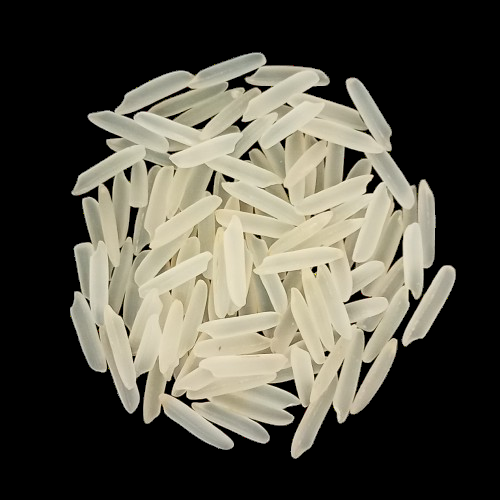
#> input picture img/b.png, 500 x 500 px
$ python -i realtime_app.py   (imports and definitions only)
#> lines starting #> are read from the running program, lines starting #| are printed output that depends on the picture; after the words box and inside, x2 and y2 are one past the last pixel; in counts of white or black regions, pixels touching at a corner belong together
import streamlit as st
import cv2
import numpy as np
import pandas as pd
import joblib
from PIL import Image

# ==== Konfigurasi halaman ====
# [9 lines not run here, left out]
# [1 line that did not run here, left out]

# ==== Fungsi preprocessing ====

def adjust_background(image):
    gray = cv2.cvtColor(image, cv2.COLOR_BGR2GRAY)
    adaptive = cv2.adaptiveThreshold(gray, 255, cv2.ADAPTIVE_THRESH_GAUSSIAN_C,
                                     cv2.THRESH_BINARY_INV, 21, 10)
    contours, _ = cv2.findContours(adaptive, cv2.RETR_EXTERNAL, cv2.CHAIN_APPROX_SIMPLE)
    mask = np.zeros_like(gray)
    cv2.drawContours(mask, contours, -1, 255, -1)
    return cv2.bitwise_and(image, image, mask=mask)

def convertToHSV_withMask(image):
    hsv = cv2.cvtColor(image, cv2.COLOR_BGR2HSV)
    mask = cv2.inRange(hsv, (0, 0, 20), (180, 255, 255))
    return cv2.bitwise_and(hsv, hsv, mask=mask)

def extract_color_moments(image_hsv_masked):
    features = []
    for channel in cv2.split(image_hsv_masked):
        c = channel.flatten().astype(np.float32)
        mean = np.mean(c)
        std = np.std(c)
        skew = np.mean((c - mean) ** 3) / (std**3 + 1e-10)
        features.extend([mean, std, skew])
    return features

def fullPreprocessingHu(image):
    gray = cv2.cvtColor(image, cv2.COLOR_BGR2GRAY)
    blurred = cv2.GaussianBlur(gray, (5, 5), 0)
    _, thresh = cv2.threshold(blurred, 0, 255, cv2.THRESH_BINARY + cv2.THRESH_OTSU)
    return cv2.morphologyEx(thresh, cv2.MORPH_OPEN, np.ones((3, 3), np.uint8))

def extract_hu_moments(processed_image, min_area_threshold=50, top_n=3):
    contours, _ = cv2.findContours(processed_image, cv2.RETR_EXTERNAL, cv2.CHAIN_APPROX_SIMPLE)
    valid = [c for c in contours if cv2.contourArea(c) >= min_area_threshold]
    if not valid:
        return [0.0] * 7
    avg_area = np.mean([cv2.contourArea(c) for c in valid])
    closest = sorted(valid, key=lambda c: abs(cv2.contourArea(c) - avg_area))[:top_n]
    hu_feats = []
    for c in closest:
        hu = cv2.HuMoments(cv2.moments(c)).flatten()
        hu_feats.append(-np.sign(hu) * np.log10(np.abs(hu) + 1e-10))
    return np.mean(hu_feats, axis=0).tolist()

def predict_rice(image):
    resized = cv2.resize(image, (500, 500))
    bg = adjust_background(resized)
    hsv = convertToHSV_withMask(bg)
    color_feats = extract_color_moments(hsv)
    hu_feats = extract_hu_moments(fullPreprocessingHu(bg))
    final = scaler.transform([color_feats + hu_feats])
    prediction = model.predict(final)[0]
    probs = model.predict_proba(final)[0]
    prob_dict = {label: float(f"{p*100:.2f}") for label, p in zip(class_labels, probs)}
    return prediction, prob_dict

# ==== UI ====

# [26 lines not run here, left out]

>>> import cv2
>>> picture = cv2.imread('img/b.png')
#> picture is the input picture: shape (500, 500, 3); mean B, G, R 68.4, 79.6, 82.4
>>> result = predict_rice(picture)
#> in adjust_background, `gray = cv2.cvtColor(image, cv2.COLOR_BGR2GRAY)`:
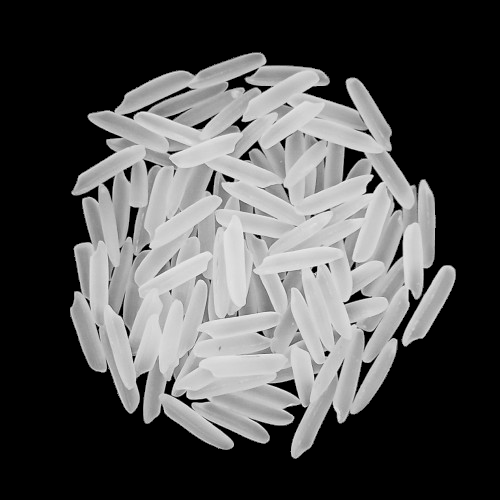
#> gray: shape (500, 500); min 0, max 239, mean 79.2
#> in adjust_background, `adaptive = cv2.adaptiveThreshold(gray, 255, cv2.ADAPTIVE_THRESH_GAUSSI..`:
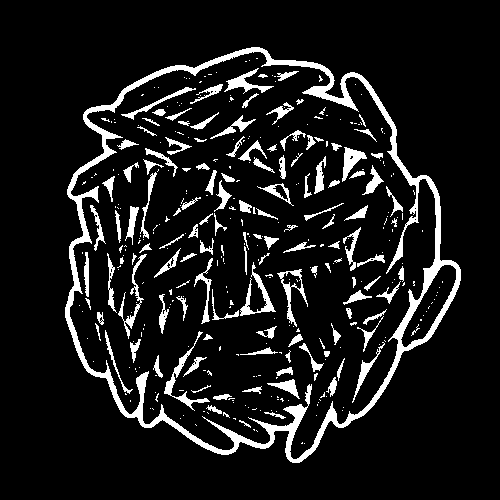
#> adaptive: shape (500, 500); 10% white; 372 white regions (243 under 20 px)
#> in adjust_background, `contours, _ = cv2.findContours(adaptive, cv2.RETR_EXTERNAL, cv2.CHAIN_..`: contours = 1 contour; box (x1, y1, x2, y2) and area: (65, 47, 461, 463) 119662
#> in adjust_background, `cv2.drawContours(mask, contours, -1, 255, -1)`:
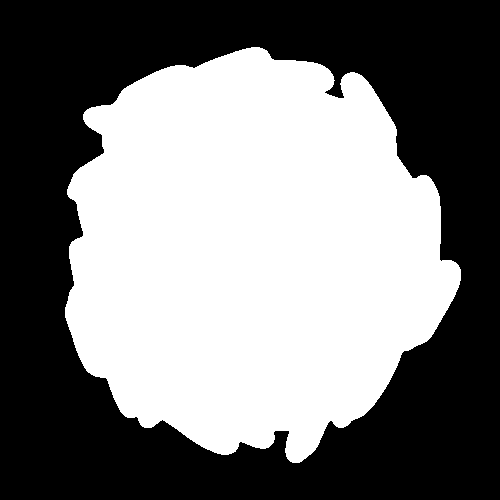
#> mask: shape (500, 500); 48.1% white; 1 white region, box (x1, y1, x2, y2) and area: (65, 47, 461, 463) 120342
#> in convertToHSV_withMask, `hsv = cv2.cvtColor(image, cv2.COLOR_BGR2HSV)`: hsv: shape (500, 500, 3); mean H, S, V 10.5, 19.2, 82.5
#> in convertToHSV_withMask, `mask = cv2.inRange(hsv, (0, 0, 20), (180, 255, 255))`:
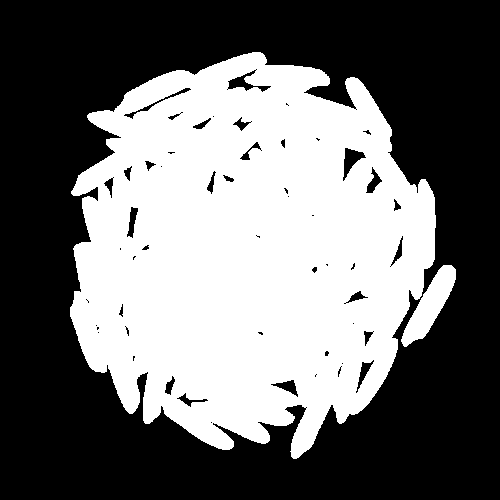
#> mask: shape (500, 500); 43.2% white; 2 white regions, box (x1, y1, x2, y2) and area: (70, 52, 436, 459) 106064, (401, 265, 456, 347) 1823
#> in convertToHSV_withMask, `return cv2.bitwise_and(hsv, hsv, mask=mask)`:
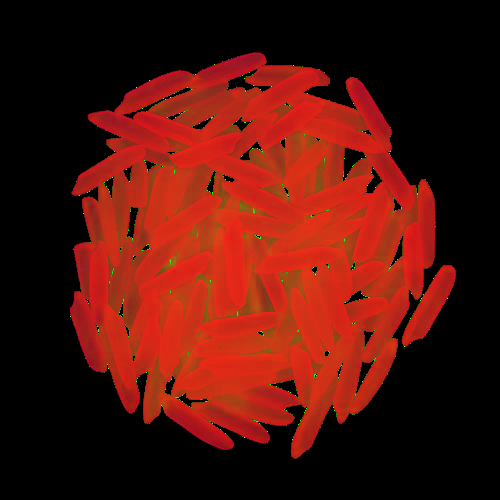
#> returned value: shape (500, 500, 3); mean of channels 0, 1, 2 10.5, 19.2, 82.5; drawn as B, G, R
#> the loop in extract_color_moments, `for channel in cv2.split(image_hsv_masked):` made 3 passes
#> (mean, std, skew) on passes 1 to 3: (10.54, 12.29, 0.367), (19.23, 24.96, 1.58), (82.45, 96.63, 0.377)
#> after the loop in extract_color_moments, `for channel in cv2.split(image_hsv_masked):`: features = [10.54, 12.29, 0.367, 19.23, 24.96, 1.58, 82.45, 96.63, 0.377]
#> in predict_rice, `color_feats = extract_color_moments(hsv)`: color_feats has the same summary as features in extract_color_moments
#> in fullPreprocessingHu, `blurred = cv2.GaussianBlur(gray, (5, 5), 0)`:
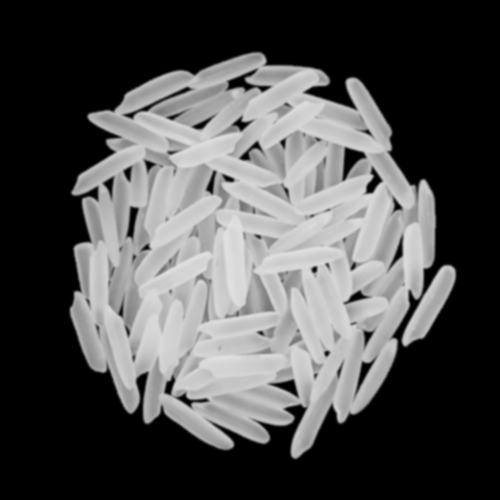
#> blurred: shape (500, 500); min 0, max 225, mean 79.2
#> in fullPreprocessingHu, `_, thresh = cv2.threshold(blurred, 0, 255, cv2.THRESH_BINARY + cv2.THR..`:
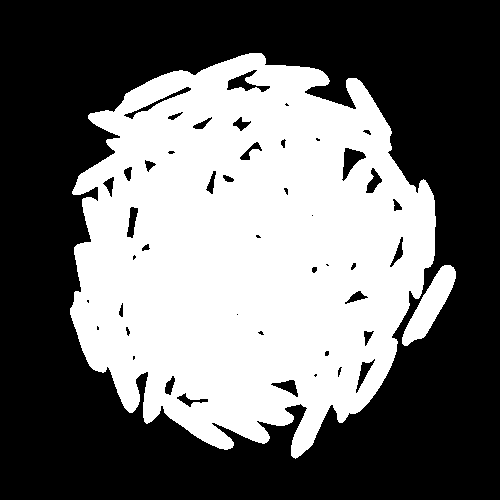
#> thresh: shape (500, 500); 42.6% white; 2 white regions, box (x1, y1, x2, y2) and area: (70, 53, 436, 459) 104707, (402, 265, 456, 346) 1756
#> in fullPreprocessingHu, `return cv2.morphologyEx(thresh, cv2.MORPH_OPEN, np.ones((3, 3), np.uin..`: returned value: shape (500, 500); 42.6% white; 2 white regions
#> in extract_hu_moments, `contours, _ = cv2.findContours(processed_image, cv2.RETR_EXTERNAL, cv2..`: contours = 2 contours; box (x1, y1, x2, y2) and area: (70, 53, 436, 458) 107348, (402, 265, 456, 346) 1666
#> in extract_hu_moments, `valid = [c for c in contours if cv2.contourArea(c) >= min_area_thresho..`: valid has the same summary as contours
#> in extract_hu_moments, `avg_area = np.mean([cv2.contourArea(c) for c in valid])`: avg_area = 54506.8
#> in extract_hu_moments, `closest = sorted(valid, key=lambda c: abs(cv2.contourArea(c) - avg_are..`: closest has the same summary as contours
#> the loop in extract_hu_moments, `for c in closest:` made 2 passes
#> after the loop in extract_hu_moments, `for c in closest:`: hu_feats = [[0.445, 0.99, 3.5, 4.34, 8.98, -5.47, -8.26], [0.791, 3.82, 5.03, 7.52, -10, -9.55, -10]]
#> in predict_rice, `hu_feats = extract_hu_moments(fullPreprocessingHu(bg))`: hu_feats = [0.618, 2.4, 4.27, 5.93, -0.511, -7.51, -9.13]
#> (the run stopped early here; a loop or call above may not have finished)

$ run again, on img/basmati.png
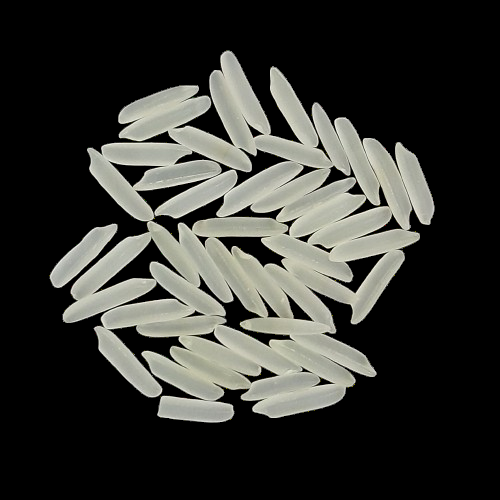
#> input picture img/basmati.png, 500 x 500 px
#> picture is the input picture: shape (500, 500, 3); mean B, G, R 50.9, 55.2, 54.7
#> in adjust_background, `adaptive = cv2.adaptiveThreshold(gray, 255, cv2.ADAPTIVE_THRESH_GAUSSI..`:
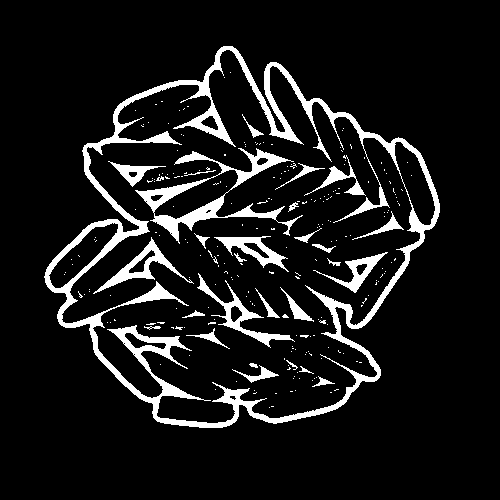
#> adaptive: shape (500, 500); 9.8% white; 247 white regions (218 under 20 px)
#> in adjust_background, `contours, _ = cv2.findContours(adaptive, cv2.RETR_EXTERNAL, cv2.CHAIN_..`: contours = 1 contour; box (x1, y1, x2, y2) and area: (44, 46, 440, 428) 98373
#> hsv: shape (500, 500, 3); mean H, S, V 10.4, 6.8, 55.2
#> the loop in extract_color_moments, `for channel in cv2.split(image_hsv_masked):` made 3 passes
#> (mean, std, skew) on passes 1 to 3: (10.37, 15.72, 0.907), (6.72, 13.94, 7.63), (55.23, 83.64, 0.9)
#> after the loop in extract_color_moments, `for channel in cv2.split(image_hsv_masked):`: features = [10.37, 15.72, 0.907, 6.72, 13.94, 7.63, 55.23, 83.64, 0.9]
#> color_feats has the same summary as features in extract_color_moments
#> in fullPreprocessingHu, `_, thresh = cv2.threshold(blurred, 0, 255, cv2.THRESH_BINARY + cv2.THR..`:
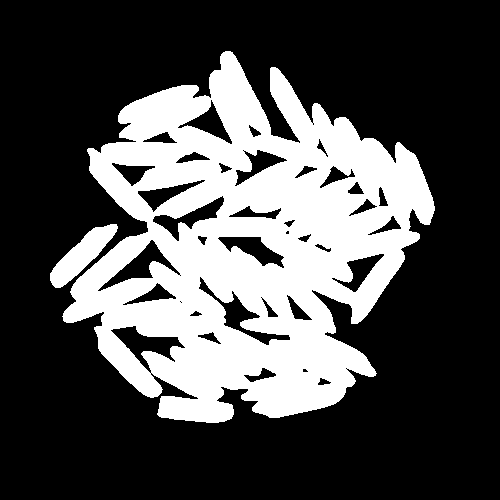
#> thresh: shape (500, 500); 30.6% white; 2 white regions, box (x1, y1, x2, y2) and area: (62, 51, 435, 423) 74887, (50, 224, 118, 288) 1700
#> in extract_hu_moments, `contours, _ = cv2.findContours(processed_image, cv2.RETR_EXTERNAL, cv2..`: contours = 2 contours; box (x1, y1, x2, y2) and area: (63, 51, 435, 423) 85222, (50, 224, 118, 288) 1620
#> valid has the same summary as contours
#> avg_area = 43420.8
#> closest has the same summary as contours
#> the loop in extract_hu_moments, `for c in closest:` made 2 passes
#> after the loop in extract_hu_moments, `for c in closest:`: hu_feats = [[0.479, 1.08, 3.68, 4.14, 8.06, 4.81, -8.53], [0.768, 3.7, 3.91, 7.14, 10, 9.14, 10]]
#> in predict_rice, `hu_feats = extract_hu_moments(fullPreprocessingHu(bg))`: hu_feats = [0.623, 2.39, 3.8, 5.64, 9.03, 6.97, 0.735]
